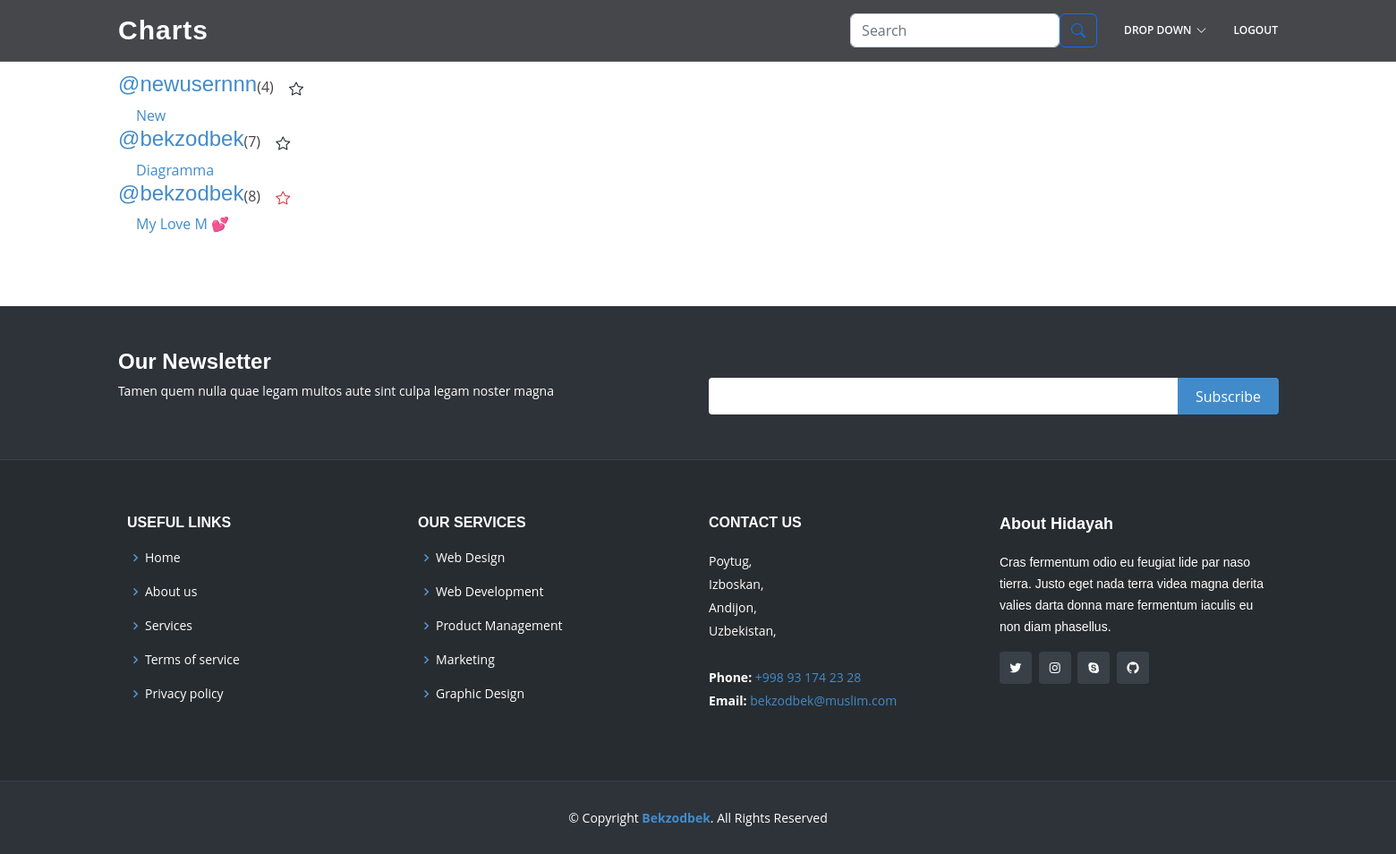
The app's page / (signed in), older data.
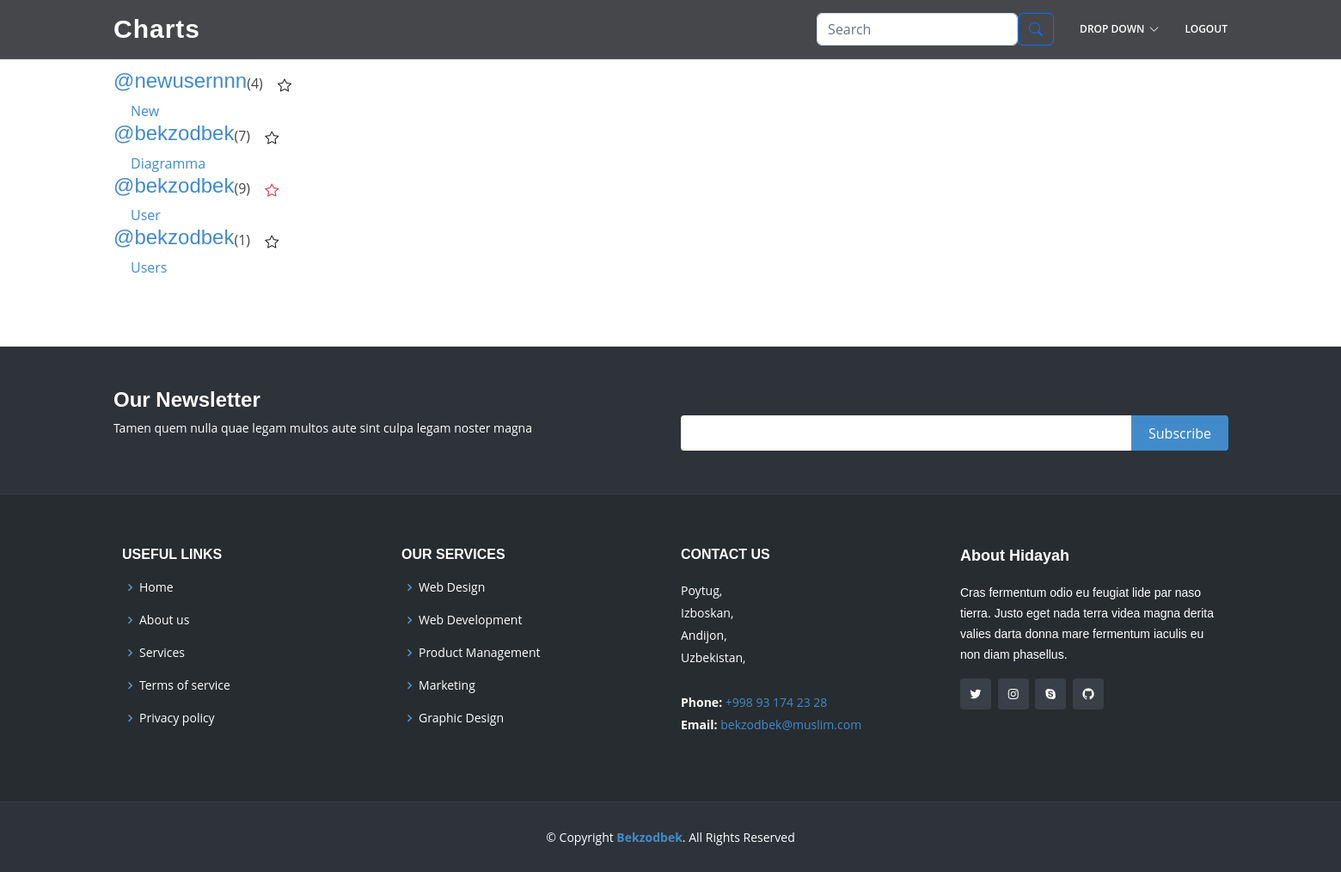
The same page, newer data.
### chart/models.py (models this page shows, shortened)
class Chart(models.Model):
    PIE = "Pie"
    COLUMN = "Column"
    CHART_CHOICES = [
        (PIE, "Pie Chart"),
        (COLUMN, "Column Chart")
    ]
    pin = models.BooleanField(default=False)
    author = models.ForeignKey(MyUser, on_delete=models.CASCADE,related_name='chart' )
    name = models.CharField(max_length=150)
    slug = models.SlugField(unique=True)
    caption = models.TextField(max_length=700)
    created_on = models.DateTimeField(("date joined"), default=timezone.now)
    chart_type = models.CharField(max_length=15,choices=CHART_CHOICES, default=PIE)

class MyUser(AbstractUser):
    is_organiser = models.BooleanField(default=False)
    is_agent = models.BooleanField(default=False)
    following = models.ManyToManyField("self", blank=True, related_name="followers", symmetrical=False)
    like = models.ManyToManyField("Chart", related_name="likee", symmetrical=False)
    email_confirmed = models.BooleanField(default=False)

### chart/views.py (the view)
# urls.py: path('', home, name="home"),
def home(request):
    charts_count = Chart.objects.count()
    user_count = User.objects.count()
    date_joined_count = User.objects.filter(date_joined__date=timezone.now()-timezone.timedelta(0)).count()
    users = User.objects.all().order_by('-id')[:date_joined_count]
    elem_count = Element.objects.count()
    following_actions = None
    if request.user.is_authenticated:
        user = get_object_or_404(User, username=request.user)
        following_actions = user.followers.all().order_by('-id')[:15]
    contact = ContactUsForm()
    if request.method == "POST":
        contact = ContactUsForm(request.POST)
        if contact.is_valid():
            contact.save()
            return redirect('app:home')
    context = {
        "charts_count":charts_count,
        "user_count":user_count,
        "elem_count":elem_count,
        "following_actions":following_actions,
        "users":users,
        "contact":contact,
    }
    return render(request, 'pages/home.html', context)

### chart/forms.py
class ContactUsForm(forms.ModelForm):
    class Meta:
        model = ContactUs
        fields = ["name", "email", "subject", "message"]

### templates/pages/home.html (shortened to what this page needs)
{% extends 'layout/base.html' %}
{% block content %}
{% if request.user.is_authenticated %}
{% include 'includes/inner.html' %}
{% endif %}
{% endblock content %}

### templates/includes/inner.html (shortened to what this page needs)
<main id="main">
    <section class="inner-page">
      <div class="container">
        <div class=" d-flex">
          <div class="col-xl-10">
            {% for following in following_actions %}
            {% for chart in following.chart.all %}
            <div class="d-flex">
              <div>
                <h4><a style="text-decoration: none;" href="{% url 'app:profile' chart.author.username %}">@{{ chart.author.username }}</a></h4>
            <a style="margin-left: 20px;" href="{% url 'app:chart' chart.slug %}">{{ chart.name }}</a>
              </div>
            <form action="{% url 'app:like' chart.slug %}">
              ({{ chart.likee.count }})
              <button type="submit" class="btn btn">
                  {% if chart in request.user.like.all %}
                  <i class="bi bi-star text-danger"></i>
                  {% else %}
                  <i class="bi bi-star"></i>
                  {% endif %}
              </button>
          </form>
            </div>
            {% endfor %}
            {% endfor %}
          </div>
          <div class="col-xl-10">
          </div>
        </div>
    </section>
  </main>

Row changes from the older to the newer data that the page shows:
changed Chart: name "My Love M 💕" → "User"; likee.count "8" → "9"
added Chart: author.username "bekzodbek", name "Users", likee.count "1", shown under MyUser (number 2 of 2 on the later page)
